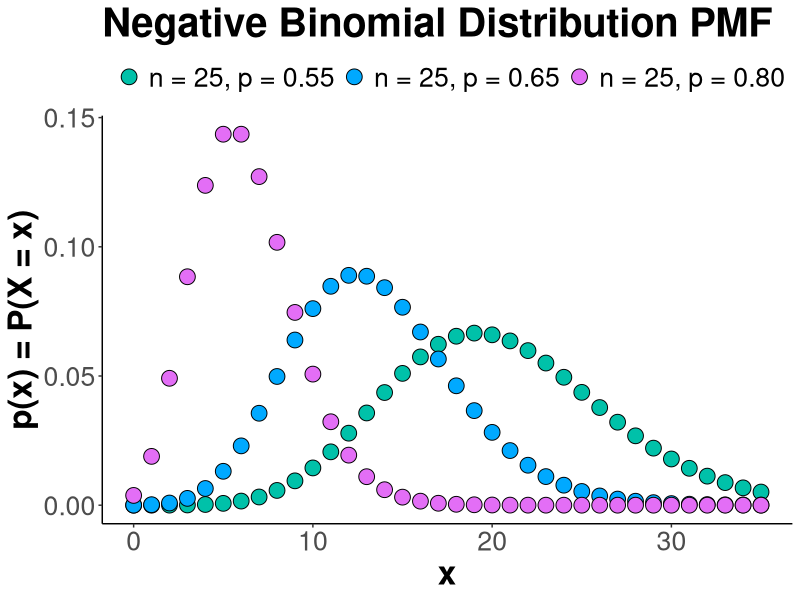
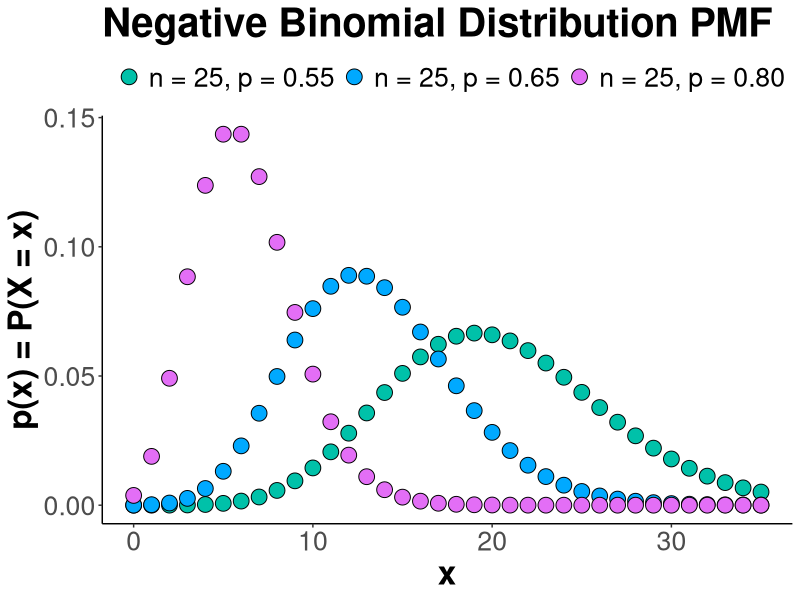
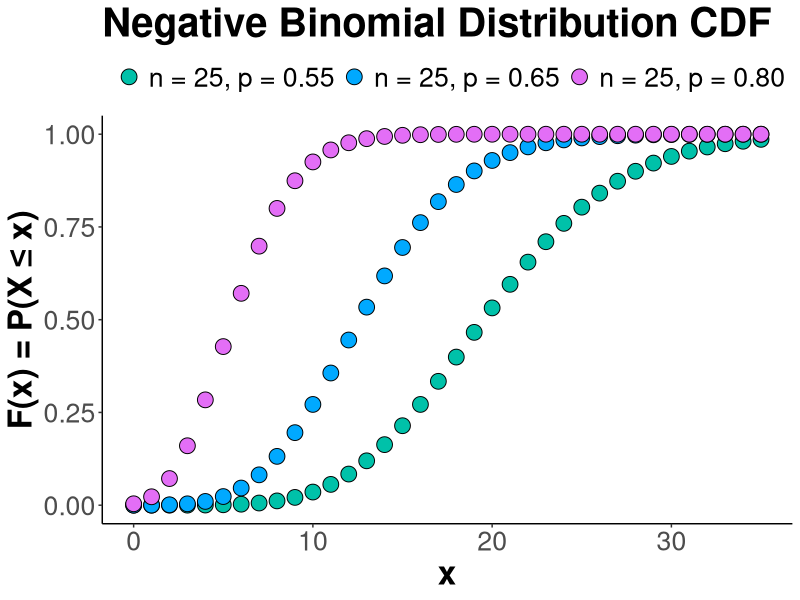
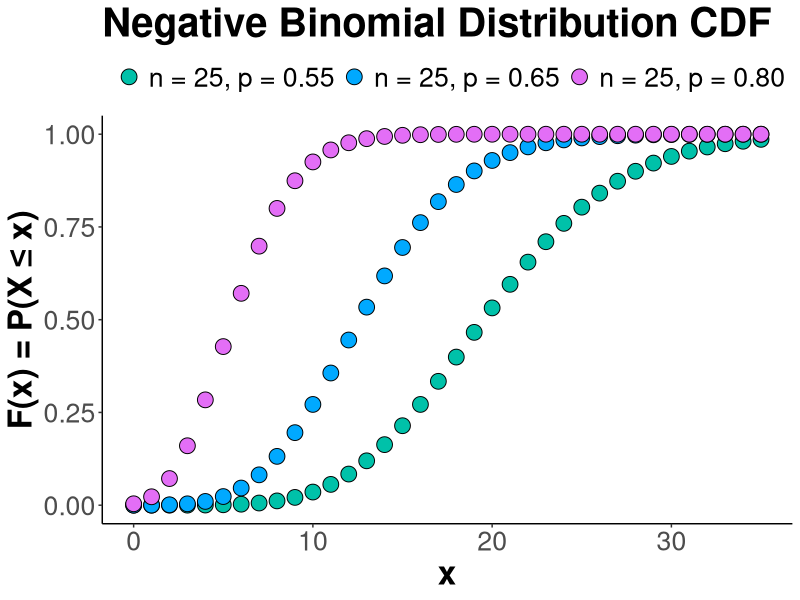

The R source for these figures, in order:
library(ggplot2)
library(svglite)

svglite("negativebinomial_PMF.svg")
ggplot() +
xlim(0, 35) +
stat_function(aes(fill = "n = 25, p = 0.55"),
              geom = "point", shape = 21,
              size = 5, fun = dnbinom, n = 36,
              args = list(size = 25, p = 0.55)) +
stat_function(aes(fill = "n = 25, p = 0.65"),
              geom = "point", shape = 21,
              size = 5, fun = dnbinom, n = 36,
              args = list(size = 25, p = 0.65)) +
stat_function(aes(fill = "n = 25, p = 0.80"),
              geom = "point", shape = 21,
              size = 5, fun = dnbinom, n = 36,
              args = list(size = 25, p = 0.80)) +
labs(x = "x", y = "p(x) = P(X = x)",
     title = "Negative Binomial Distribution PMF") +
theme_classic() +
theme(text = element_text(size = 24),
      title = element_text(face = "bold"),
      legend.position = "top") +
guides(fill = guide_legend(title = "")) + 
scale_fill_hue(h = c(180, 300))
ggsave("negativebinomial_PMF.svg", units = "cm")

svglite("negativebinomial_CDF.svg")
ggplot() +
xlim(0, 35) +
stat_function(aes(fill = "n = 25, p = 0.55"),
              geom = "point", shape = 21,
              size = 5, fun = pnbinom, n = 36,
              args = list(size = 25, p = 0.55)) +
stat_function(aes(fill = "n = 25, p = 0.65"),
              geom = "point", shape = 21,
              size = 5, fun = pnbinom, n = 36,
              args = list(size = 25, p = 0.65)) +
stat_function(aes(fill = "n = 25, p = 0.80"),
              geom = "point", shape = 21,
              size = 5, fun = pnbinom, n = 36,
              args = list(size = 25, p = 0.80)) +
labs(x = "x", y = "F(x) = P(X ≤ x)",
     title = "Negative Binomial Distribution CDF") +
theme_classic() +
theme(text = element_text(size = 24),
      title = element_text(face = "bold"),
      legend.position = "top") +
guides(fill = guide_legend(title = "")) + 
scale_fill_hue(h = c(180, 300))
ggsave("negativebinomial_CDF.svg", units = "cm")
